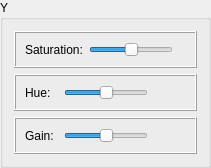
                    <widget class="QGroupBox" name="groupBox_Image_Setting_Color_Setting_Color_Matching_Y">
                     <property name="title">
                      <string>Y</string>
                     </property>
                     <layout class="QVBoxLayout" name="verticalLayout_28">
                      <item>
                       <widget class="QFrame" name="frame_Image_Setting_Color_Setting_Color_Matching_Saturation_Y">
                        <property name="frameShape">
                         <enum>QFrame::Box</enum>
                        </property>
                        <property name="frameShadow">
                         <enum>QFrame::Raised</enum>
                        </property>
                        <layout class="QHBoxLayout" name="horizontalLayout_169">
                         <item>
                          <widget class="QLabel" name="label_Image_Setting_Color_Setting_Color_Matching_Saturation_Y">
                           <property name="text">
                            <string>Saturation:</string>
                           </property>
                          </widget>
                         </item>
                         <item>
                          <widget class="QSlider" name="horizontalSlider_Image_Setting_Color_Setting_Color_Matching_Saturation_Y">
                           <property name="sizePolicy">
                            <sizepolicy hsizetype="Minimum" vsizetype="Fixed">
                             <horstretch>0</horstretch>
                             <verstretch>0</verstretch>
                            </sizepolicy>
                           </property>
                           <property name="minimum">
                            <number>-50</number>
                           </property>
                           <property name="maximum">
                            <number>50</number>
                           </property>
                           <property name="pageStep">
                            <number>1</number>
                           </property>
                           <property name="value">
                            <number>0</number>
                           </property>
                           <property name="orientation">
                            <enum>Qt::Horizontal</enum>
                           </property>
                          </widget>
                         </item>
                         <item alignment="Qt::AlignHCenter">
                          <widget class="QLabel" name="label_var_Image_Setting_Color_Setting_Color_Matching_Saturation_Y">
                           <property name="text">
                            <string/>
                           </property>
                          </widget>
                         </item>
                        </layout>
                       </widget>
                      </item>
                      <item>
                       <widget class="QFrame" name="frame_Image_Setting_Color_Setting_Color_Matching_Hue_Y">
                        <property name="frameShape">
                         <enum>QFrame::Box</enum>
                        </property>
                        <property name="frameShadow">
                         <enum>QFrame::Raised</enum>
                        </property>
                        <layout class="QHBoxLayout" name="horizontalLayout_170">
                         <item>
                          <widget class="QLabel" name="label_Image_Setting_Color_Setting_Color_Matching_Hue_Y">
                           <property name="text">
                            <string>Hue:</string>
                           </property>
                          </widget>
                         </item>
                         <item>
                          <widget class="QSlider" name="horizontalSlider_Image_Setting_Color_Setting_Color_Matching_Hue_Y">
                           <property name="sizePolicy">
                            <sizepolicy hsizetype="Minimum" vsizetype="Fixed">
                             <horstretch>0</horstretch>
                             <verstretch>0</verstretch>
                            </sizepolicy>
                           </property>
                           <property name="minimum">
                            <number>-50</number>
                           </property>
                           <property name="maximum">
                            <number>50</number>
                           </property>
                           <property name="pageStep">
                            <number>1</number>
                           </property>
                           <property name="value">
                            <number>0</number>
                           </property>
                           <property name="orientation">
                            <enum>Qt::Horizontal</enum>
                           </property>
                          </widget>
                         </item>
                         <item alignment="Qt::AlignHCenter">
                          <widget class="QLabel" name="label_var_Image_Setting_Color_Setting_Color_Matching_Hue_Y">
                           <property name="text">
                            <string/>
                           </property>
                          </widget>
                         </item>
                        </layout>
                       </widget>
                      </item>
                      <item>
                       <widget class="QFrame" name="frame_Image_Setting_Color_Setting_Color_Matching_Gain_Y">
                        <property name="frameShape">
                         <enum>QFrame::Box</enum>
                        </property>
                        <property name="frameShadow">
                         <enum>QFrame::Raised</enum>
                        </property>
                        <layout class="QHBoxLayout" name="horizontalLayout_171">
                         <item>
                          <widget class="QLabel" name="label_Image_Setting_Color_Setting_Color_Matching_Gain_Y">
                           <property name="text">
                            <string>Gain:</string>
                           </property>
                          </widget>
                         </item>
                         <item>
                          <widget class="QSlider" name="horizontalSlider_Image_Setting_Color_Setting_Color_Matching_Gain_Y">
                           <property name="sizePolicy">
                            <sizepolicy hsizetype="Minimum" vsizetype="Fixed">
                             <horstretch>0</horstretch>
                             <verstretch>0</verstretch>
                            </sizepolicy>
                           </property>
                           <property name="minimum">
                            <number>-50</number>
                           </property>
                           <property name="maximum">
                            <number>50</number>
                           </property>
                           <property name="pageStep">
                            <number>1</number>
                           </property>
                           <property name="value">
                            <number>0</number>
                           </property>
                           <property name="orientation">
                            <enum>Qt::Horizontal</enum>
                           </property>
                          </widget>
                         </item>
                         <item alignment="Qt::AlignHCenter">
                          <widget class="QLabel" name="label_var_Image_Setting_Color_Setting_Color_Matching_Gain_Y">
                           <property name="text">
                            <string/>
                           </property>
                          </widget>
                         </item>
                        </layout>
                       </widget>
                      </item>
                     </layout>
                    </widget>
